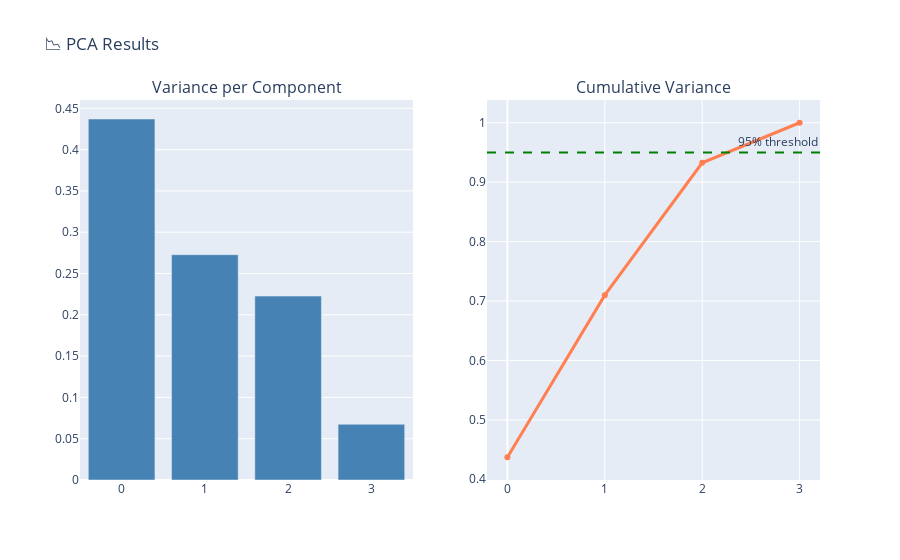

Notebook cell for this chart:
### Markdown cell above
---
## 4. PCA Analysis

Dimensionality reduction and variance explanation.

### Code cell
# PCA Analysis
pca_results = ml.pca_analysis(features)

print('🔬 PCA ANALYSIS')
print('=' * 50)
for i, var in enumerate(pca_results['explained_variance'], 1):
    print(f"PC{i}: {var*100:.1f}% variance")
print(f"\nComponents needed for 95% variance: {pca_results['n_components_selected']}")

# Scree plot
fig = make_subplots(rows=1, cols=2, subplot_titles=('Variance per Component', 'Cumulative Variance'))

fig.add_trace(go.Bar(
    y=pca_results['explained_variance'],
    name='Individual',
    marker_color='steelblue'
), row=1, col=1)

fig.add_trace(go.Scatter(
    y=pca_results['cumulative_variance'],
    mode='lines+markers',
    name='Cumulative',
    line=dict(color='coral', width=3)
), row=1, col=2)

fig.add_hline(y=0.95, line_dash='dash', line_color='green', row=1, col=2,
              annotation_text='95% threshold')

fig.update_layout(title='📉 PCA Results', showlegend=False, height=400)
fig

### Figure 1 — Plotly figure (JSON) as saved in the notebook; plotly's stock layout.template omitted (floating-point values rounded to 4 significant figures)
{"data": [{"marker": {"color": "steelblue"}, "name": "Individual", "type": "bar", "xaxis": "x", "y": [0.4371, 0.2728, 0.2227, 0.06745], "yaxis": "y"}, {"line": {"color": "coral", "width": 3}, "mode": "lines+markers", "name": "Cumulative", "type": "scatter", "xaxis": "x2", "y": [0.4371, 0.7099, 0.9325, 1], "yaxis": "y2"}], "layout": {"annotations": [{"font": {"size": 16}, "showarrow": false, "text": "Variance per Component", "x": 0.225, "xanchor": "center", "xref": "paper", "y": 1, "yanchor": "bottom", "yref": "paper"}, {"font": {"size": 16}, "showarrow": false, "text": "Cumulative Variance", "x": 0.775, "xanchor": "center", "xref": "paper", "y": 1, "yanchor": "bottom", "yref": "paper"}, {"showarrow": false, "text": "95% threshold", "x": 1, "xanchor": "right", "xref": "x2 domain", "y": 0.95, "yanchor": "bottom", "yref": "y2"}], "autosize": true, "shapes": [{"line": {"color": "green", "dash": "dash"}, "type": "line", "x0": 0, "x1": 1, "xref": "x2 domain", "y0": 0.95, "y1": 0.95, "yref": "y2"}], "showlegend": false, "title": {"text": "📉 PCA Results"}, "xaxis": {"anchor": "y", "autorange": true, "domain": [0, 0.45], "range": [-0.5, 3.5]}, "xaxis2": {"anchor": "y2", "autorange": true, "domain": [0.55, 1], "range": [-0.1995, 3.2]}, "yaxis": {"anchor": "x", "autorange": true, "domain": [0, 1], "range": [0, 0.4601], "type": "linear"}, "yaxis2": {"anchor": "x2", "autorange": true, "domain": [0, 1], "range": [0.3935, 1.044], "type": "linear"}}}
